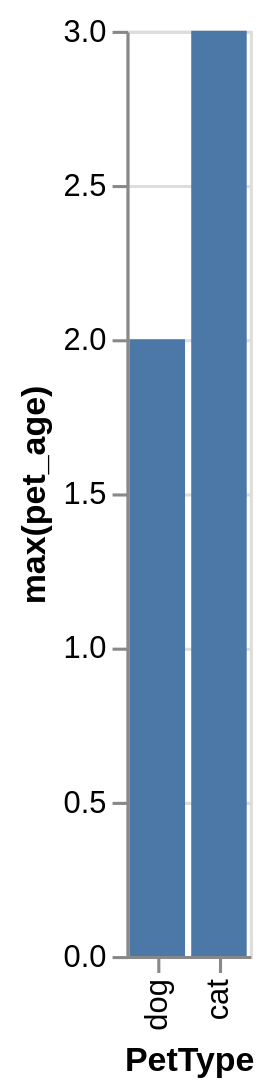

Write the Vega-Lite specification saved for this chart.
### Vega-Lite specification from a JSON file in a GitHub repository (floating-point values rounded to 4 significant figures)
{"data": {"values": [{"x_data": "dog", "y_data": 2}, {"x_data": "cat", "y_data": 3}]}, "mark": "bar", "encoding": {"x": {"field": "x_data", "type": "nominal", "title": "PetType", "sort": {"op": "sum", "field": "y_data", "order": "ascending"}}, "y": {"field": "y_data", "type": "quantitative", "title": "max(pet_age)"}}}
